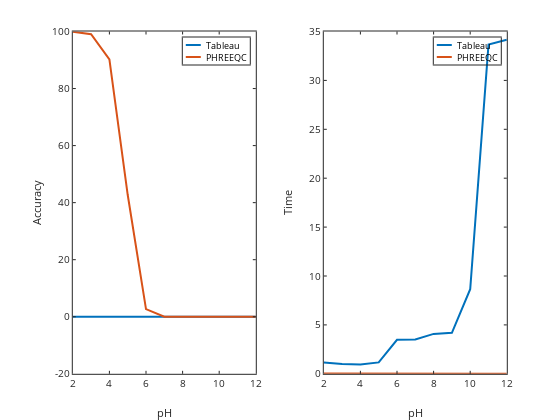

Notebook cell for this chart:
### Code cell
subplot(121)
h=plot(pH,Almasserror,pH,AlmasserrorPHREEQC);
legend('Tableau','PHREEQC');
set(h,'linewidth',2)
xlabel('pH');ylabel('Accuracy')

subplot(122) 
h=plot(pH,tableautime,pH,PHREEQCtime);
legend('Tableau','PHREEQC');
set(h,'linewidth',2)
xlabel('pH');ylabel('Time')

### Figure 1 — Plotly figure (JSON) as saved in the notebook; plotly's stock layout.template omitted (floating-point values rounded to 4 significant figures)
{"data": [{"line": {"color": "rgb(0,113,188)", "dash": "solid", "width": 2}, "marker": {"color": "rgb(0,113,188)", "line": {"color": "rgb(0,113,188)"}, "size": 6, "symbol": "none"}, "mode": "lines", "name": "Tableau", "showlegend": true, "type": "scatter", "visibility": true, "x": [2, 3, 4, 5, 6, 7, 8, 9, 10, 11, 12], "xaxis": "x", "y": [7.974e-08, 7.974e-08, 7.974e-08, 7.974e-08, 7.974e-08, 7.974e-08, 7.974e-08, 7.974e-08, 7.974e-08, 7.974e-08, 7.974e-08], "yaxis": "y"}, {"line": {"color": "rgb(216,82,24)", "dash": "solid", "width": 2}, "marker": {"color": "rgb(216,82,24)", "line": {"color": "rgb(216,82,24)"}, "size": 6, "symbol": "none"}, "mode": "lines", "name": "PHREEQC", "showlegend": true, "type": "scatter", "visibility": true, "x": [2, 3, 4, 5, 6, 7, 8, 9, 10, 11, 12], "xaxis": "x", "y": [99.93, 99.04, 90.23, 42.76, 2.684, 0.005721, 5.728e-06, 5.84e-09, -8.903e-07, -3.619e-12, 1.429e-11], "yaxis": "y"}, {"hoverinfo": "none", "line": {"color": "rgb(0,113,188)", "dash": "solid", "width": 2}, "marker": {"color": "rgb(0,113,188)", "line": {"color": "rgb(0,113,188)"}, "size": 6, "symbol": "none"}, "mode": "lines", "name": "", "showlegend": false, "type": "scatter", "visibility": true, "x": [3, 18], "xaxis": "x2", "y": [7.5, 7.5], "yaxis": "y2"}, {"hoverinfo": "none", "line": {"color": "rgb(216,82,24)", "dash": "solid", "width": 2}, "marker": {"color": "rgb(216,82,24)", "line": {"color": "rgb(216,82,24)"}, "size": 6, "symbol": "none"}, "mode": "lines", "name": "", "showlegend": false, "type": "scatter", "visibility": true, "x": [3, 18], "xaxis": "x2", "y": [19.5, 19.5], "yaxis": "y2"}, {"line": {"color": "rgb(0,113,188)", "dash": "solid", "width": 2}, "marker": {"color": "rgb(0,113,188)", "line": {"color": "rgb(0,113,188)"}, "size": 6, "symbol": "none"}, "mode": "lines", "name": "Tableau", "showlegend": true, "type": "scatter", "visibility": true, "x": [2, 3, 4, 5, 6, 7, 8, 9, 10, 11, 12], "xaxis": "x3", "y": [1.162, 0.9937, 0.9523, 1.168, 3.482, 3.504, 4.082, 4.194, 8.644, 33.66, 34.15], "yaxis": "y3"}, {"line": {"color": "rgb(216,82,24)", "dash": "solid", "width": 2}, "marker": {"color": "rgb(216,82,24)", "line": {"color": "rgb(216,82,24)"}, "size": 6, "symbol": "none"}, "mode": "lines", "name": "PHREEQC", "showlegend": true, "type": "scatter", "visibility": true, "x": [2, 3, 4, 5, 6, 7, 8, 9, 10, 11, 12], "xaxis": "x3", "y": [0.02655, 0.01778, 0.02005, 0.01888, 0.01858, 0.01884, 0.01896, 0.01701, 0.01739, 0.01734, 0.01751], "yaxis": "y3"}, {"hoverinfo": "none", "line": {"color": "rgb(0,113,188)", "dash": "solid", "width": 2}, "marker": {"color": "rgb(0,113,188)", "line": {"color": "rgb(0,113,188)"}, "size": 6, "symbol": "none"}, "mode": "lines", "name": "", "showlegend": false, "type": "scatter", "visibility": true, "x": [3, 18], "xaxis": "x4", "y": [7.5, 7.5], "yaxis": "y4"}, {"hoverinfo": "none", "line": {"color": "rgb(216,82,24)", "dash": "solid", "width": 2}, "marker": {"color": "rgb(216,82,24)", "line": {"color": "rgb(216,82,24)"}, "size": 6, "symbol": "none"}, "mode": "lines", "name": "", "showlegend": false, "type": "scatter", "visibility": true, "x": [3, 18], "xaxis": "x4", "y": [19.5, 19.5], "yaxis": "y4"}], "layout": {"annotations": [{"font": {"color": "rgb(0, 0, 0)", "size": 9}, "showarrow": false, "text": "Tableau", "x": 21, "xanchor": "left", "xref": "x2", "y": 7.5, "yanchor": "middle", "yref": "y2"}, {"font": {"color": "rgb(0, 0, 0)", "size": 9}, "showarrow": false, "text": "PHREEQC", "x": 21, "xanchor": "left", "xref": "x2", "y": 19.5, "yanchor": "middle", "yref": "y2"}, {"font": {"color": "rgb(0, 0, 0)", "size": 9}, "showarrow": false, "text": "Tableau", "x": 21, "xanchor": "left", "xref": "x4", "y": 7.5, "yanchor": "middle", "yref": "y4"}, {"font": {"color": "rgb(0, 0, 0)", "size": 9}, "showarrow": false, "text": "PHREEQC", "x": 21, "xanchor": "left", "xref": "x4", "y": 19.5, "yanchor": "middle", "yref": "y4"}], "height": 420, "hovermode": "closest", "margin": {"b": 0, "l": 0, "r": 0, "t": 0}, "plot_bgcolor": "rgba(0, 0, 0, 0)", "showlegend": false, "width": 560, "xaxis": {"anchor": "y", "autorange": false, "domain": [0.13, 0.4568], "exponentformat": "none", "gridcolor": "rgba(38,38,38,0.15)", "gridwidth": 1, "linecolor": "rgb(38,38,38)", "linewidth": 1, "mirror": "ticks", "range": [2, 12], "showgrid": false, "showline": true, "side": "bottom", "spikedash": "solid", "spikemode": "across", "spikesides": false, "spikethickness": 1, "tickangle": 0, "tickcolor": "rgb(38,38,38)", "tickfont": {"color": "rgb(38,38,38)", "size": 10}, "ticklen": 3, "ticks": "inside", "ticktext": ["2", "4", "6", "8", "10", "12"], "tickvals": [2, 4, 6, 8, 10, 12], "title": {"font": {"color": "rgb(38,38,38)", "size": 11}, "text": "pH"}, "type": "linear", "visible": true, "zeroline": false}, "xaxis2": {"anchor": "y2", "autorange": false, "domain": [0.3264, 0.4461], "exponentformat": "none", "fixedrange": true, "gridcolor": "rgba(38,38,38,0.15)", "gridwidth": 1, "linecolor": "rgb(38,38,38)", "linewidth": 1, "mirror": true, "range": [0, 67], "showgrid": false, "showline": true, "showspikes": false, "side": "bottom", "spikedash": "solid", "spikemode": "across", "spikesides": false, "spikethickness": 1, "tickangle": 0, "tickcolor": "rgb(38,38,38)", "tickfont": {"color": "rgb(38,38,38)", "size": 9}, "ticklen": 3, "ticks": "", "ticktext": [], "tickvals": [], "title": {"font": {"color": "rgb(0, 0, 0)", "size": 9.9}, "text": ""}, "type": "linear", "visible": true, "zeroline": false}, "xaxis3": {"anchor": "y3", "autorange": false, "domain": [0.5782, 0.905], "exponentformat": "none", "gridcolor": "rgba(38,38,38,0.15)", "gridwidth": 1, "linecolor": "rgb(38,38,38)", "linewidth": 1, "mirror": "ticks", "range": [2, 12], "showgrid": false, "showline": true, "side": "bottom", "spikedash": "solid", "spikemode": "across", "spikesides": false, "spikethickness": 1, "tickangle": 0, "tickcolor": "rgb(38,38,38)", "tickfont": {"color": "rgb(38,38,38)", "size": 10}, "ticklen": 3, "ticks": "inside", "ticktext": ["2", "4", "6", "8", "10", "12"], "tickvals": [2, 4, 6, 8, 10, 12], "title": {"font": {"color": "rgb(38,38,38)", "size": 11}, "text": "pH"}, "type": "linear", "visible": true, "zeroline": false}, "xaxis4": {"anchor": "y4", "autorange": false, "domain": [0.7746, 0.8943], "exponentformat": "none", "fixedrange": true, "gridcolor": "rgba(38,38,38,0.15)", "gridwidth": 1, "linecolor": "rgb(38,38,38)", "linewidth": 1, "mirror": true, "range": [0, 67], "showgrid": false, "showline": true, "showspikes": false, "side": "bottom", "spikedash": "solid", "spikemode": "across", "spikesides": false, "spikethickness": 1, "tickangle": 0, "tickcolor": "rgb(38,38,38)", "tickfont": {"color": "rgb(38,38,38)", "size": 9}, "ticklen": 3, "ticks": "", "ticktext": [], "tickvals": [], "title": {"font": {"color": "rgb(0, 0, 0)", "size": 9.9}, "text": ""}, "type": "linear", "visible": true, "zeroline": false}, "yaxis": {"anchor": "x", "autorange": false, "domain": [0.11, 0.925], "exponentformat": "none", "gridcolor": "rgba(38,38,38,0.15)", "gridwidth": 1, "linecolor": "rgb(38,38,38)", "linewidth": 1, "mirror": "ticks", "range": [-20, 100], "showgrid": false, "showline": true, "side": "left", "spikedash": "solid", "spikemode": "across", "spikesides": false, "spikethickness": 1, "tickangle": 0, "tickcolor": "rgb(38,38,38)", "tickfont": {"color": "rgb(38,38,38)", "size": 10}, "ticklen": 3, "ticks": "inside", "ticktext": ["-20", "0", "20", "40", "60", "80", "100"], "tickvals": [-20, 0, 20, 40, 60, 80, 100], "title": {"font": {"color": "rgb(38,38,38)", "size": 11}, "text": "Accuracy"}, "type": "linear", "visible": true, "zeroline": false}, "yaxis2": {"anchor": "x2", "autorange": false, "domain": [0.8464, 0.9107], "exponentformat": "none", "fixedrange": true, "gridcolor": "rgba(38,38,38,0.15)", "gridwidth": 1, "linecolor": "rgb(38,38,38)", "linewidth": 1, "mirror": true, "range": [27, 0], "showgrid": false, "showline": true, "showspikes": false, "side": "left", "spikedash": "solid", "spikemode": "across", "spikesides": false, "spikethickness": 1, "tickangle": 0, "tickcolor": "rgb(38,38,38)", "tickfont": {"color": "rgb(38,38,38)", "size": 9}, "ticklen": 3, "ticks": "", "ticktext": [], "tickvals": [], "title": {"font": {"color": "rgb(0, 0, 0)", "size": 9.9}, "text": ""}, "type": "linear", "visible": true, "zeroline": false}, "yaxis3": {"anchor": "x3", "autorange": false, "domain": [0.11, 0.925], "exponentformat": "none", "gridcolor": "rgba(38,38,38,0.15)", "gridwidth": 1, "linecolor": "rgb(38,38,38)", "linewidth": 1, "mirror": "ticks", "range": [0, 35], "showgrid": false, "showline": true, "side": "left", "spikedash": "solid", "spikemode": "across", "spikesides": false, "spikethickness": 1, "tickangle": 0, "tickcolor": "rgb(38,38,38)", "tickfont": {"color": "rgb(38,38,38)", "size": 10}, "ticklen": 3, "ticks": "inside", "ticktext": ["0", "5", "10", "15", "20", "25", "30", "35"], "tickvals": [0, 5, 10, 15, 20, 25, 30, 35], "title": {"font": {"color": "rgb(38,38,38)", "size": 11}, "text": "Time"}, "type": "linear", "visible": true, "zeroline": false}, "yaxis4": {"anchor": "x4", "autorange": false, "domain": [0.8464, 0.9107], "exponentformat": "none", "fixedrange": true, "gridcolor": "rgba(38,38,38,0.15)", "gridwidth": 1, "linecolor": "rgb(38,38,38)", "linewidth": 1, "mirror": true, "range": [27, 0], "showgrid": false, "showline": true, "showspikes": false, "side": "left", "spikedash": "solid", "spikemode": "across", "spikesides": false, "spikethickness": 1, "tickangle": 0, "tickcolor": "rgb(38,38,38)", "tickfont": {"color": "rgb(38,38,38)", "size": 9}, "ticklen": 3, "ticks": "", "ticktext": [], "tickvals": [], "title": {"font": {"color": "rgb(0, 0, 0)", "size": 9.9}, "text": ""}, "type": "linear", "visible": true, "zeroline": false}}}
